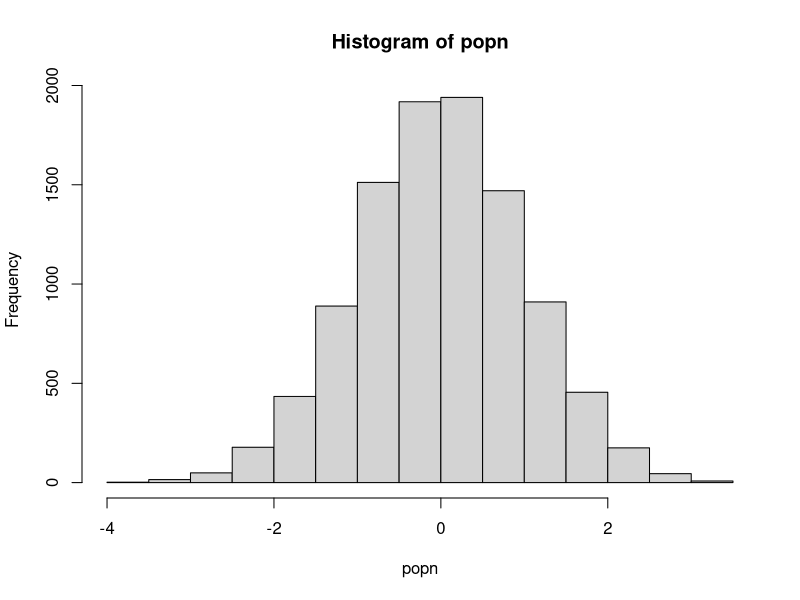

The R source for this figure:
###### Functions ######

## A function to take a sample of size n from a population (popn) and 
# return its mean
myexperiment <- function(popn,n){
  pop_sample <- sample(popn,n,replace=FALSE)
  return(mean(pop_sample))
}

## calculate means using a for loop - no preallocation
loopy_sample1 <- function(popn,n,num){
  result1<-vector() # initialize empty vector of size 1; memory allocation grows with each loop so this will be slow
  for(i in 1:num){
    result1 <- c(result1, myexperiment(popn,n))
  }
  return(result1)
}

## To run "num" iterations of the experiment using a FOR loop on a vector with preallocation:
loopy_sample2 <- function(popn, n, num) {
  result2 <- vector(,num) # Preallocate memory, increasing efficiency by avoiding repeated memory allocation
  for(i in 1:num) {
    result2[i] <- myexperiment(popn, n)
  }
  return(result2)
}

## To run "num" iterations of the experiment using a FOR loop on a list with preallocation:
loopy_sample3 <- function(popn, n, num) {
  result3 <- vector("list", num) # Similar efficiency to loopy_sample2 as a list is preallocated
  for(i in 1:num) {
    result3[[i]] <- myexperiment(popn, n)
  }
  return(result3)
}

## To run "num" iterations of the experiment using vectorization with lapply:
lapply_sample <- function(popn, n, num) {
  result4 <- lapply(1:num, function(i) myexperiment(popn, n)) # using lapply is very efficient due to vectorised approach
  return(result4)
}

## To run "num" iterations of the experiment using vectorization with sapply:
sapply_sample <- function(popn, n, num) {
  result5 <- sapply(1:num, function(i) myexperiment(popn, n)) # using sapply is very efficient due to vectorised approach
  return(result5)
}



# set variables, and plot to show the normal distribution
set.seed(12345)
popn<-rnorm(10000)
hist(popn)

n<-100
num<-10000

# find the time taken to use each function to compare efficiency
print("Using loops without preallocation on a vector took:")
print(system.time(loopy_sample1(popn,n,num)))

print("Using loops with preallocation on a vector took:")
print(system.time(loopy_sample2(popn,n,num)))

print("Using loops with preallocation on a list took:")
print(system.time(loopy_sample3(popn,n,num)))

print("Using the vectorized lapply function (on a list) took:")
print(system.time(lapply_sample(popn,n,num)))

print("Using the vectorized sappy function (on a list) took:")
print(system.time(sapply_sample(popn,n,num)))
